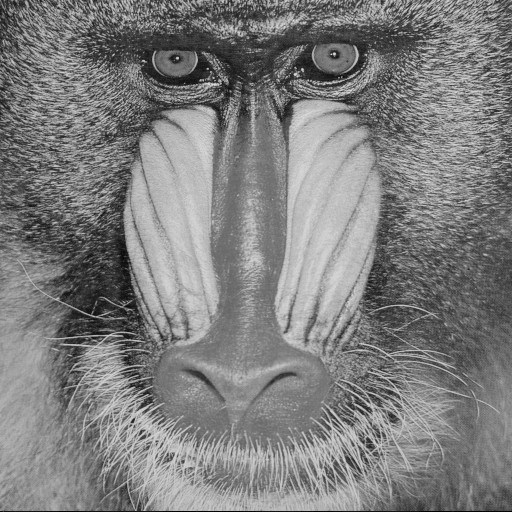
#> input picture 2016BEC109 KARTIK MODUKURI/images used/mandrill.jpg, 512 x 512 px, found by its file name
$ python 'mandrill fourier transform.py'
#> lines starting #> are read from the running program, lines starting #| are printed output that depends on the picture
# -*- coding: utf-8 -*-
"""
Created on Thu Aug 22 09:15:24 2019

@author: KARTIK
"""

import cv2
import numpy as np
import matplotlib.pyplot as plt

img1 = cv2.imread(r"D:\Btech practicals\DIP\mandrill.jpg",0)
#> img1 is the input picture: shape (512, 512); min 0, max 225, mean 126.1
f1 = np.fft.fft2(img1)
fshift1 = np.fft.fftshift(f1)
magnitude_spectrum1 = 20*np.log(np.abs(fshift1))
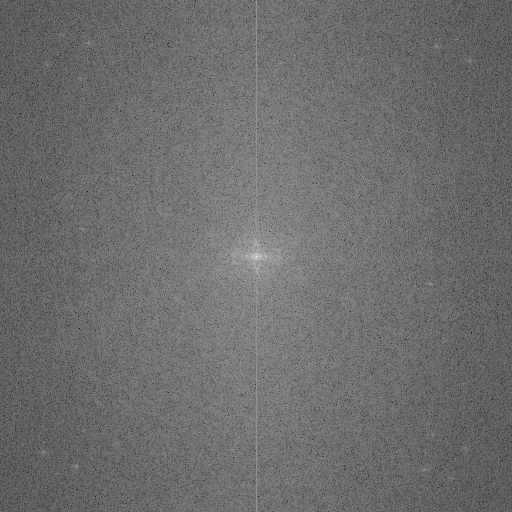
#> magnitude_spectrum1: shape (512, 512) float64; min 51.04, max 346.3, mean 177.8; drawn with min black and max white
phase_spectrum1 = np.angle(fshift1)
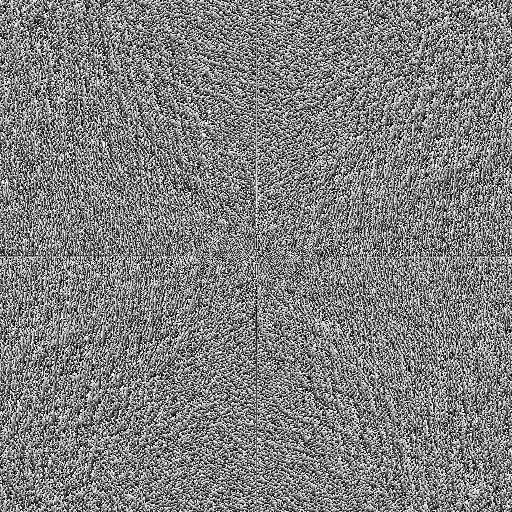
#> phase_spectrum1: shape (512, 512) float64; min -3.14, max 3.14, mean 1.2e-05; drawn with min black and max white

plt.subplot(331)
plt.imshow(img1,cmap='gray')

plt.subplot(332)
plt.imshow(magnitude_spectrum1,cmap = 'gray')

plt.subplot(333)
plt.imshow(phase_spectrum1,cmap='gray')

img2 = cv2.imread(r"D:\Btech practicals\DIP\2_gray.jpg",0)
#> (the run stopped early here; a loop or call above may not have finished)
